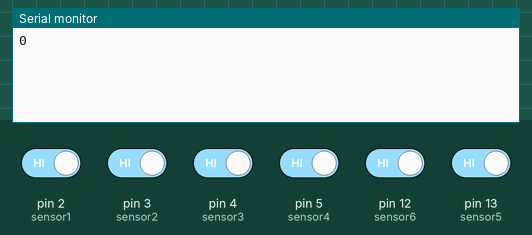
Recording of a sketch running on a simulated Arduino Uno, built with avr-gcc and run on an emulated ATmega328P. Parts: the last lines printed to the serial monitor. The inputs (shaded band) are chosen by the test bench; at power-on: pin 2 (sensor1), pin 3 (sensor2), pin 4 (sensor3), pin 5 (sensor4), pin 12 (sensor6), pin 13 (sensor5) HIGH.

Above: at 1.7 s.
1.8 s: pin 2 (sensor1) driven LOW
At 3.1 s:
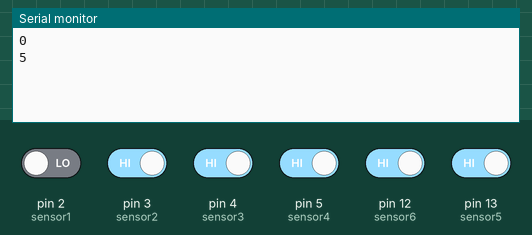
3.9 s: pin 3 (sensor2) driven LOW
At 5.4 s:
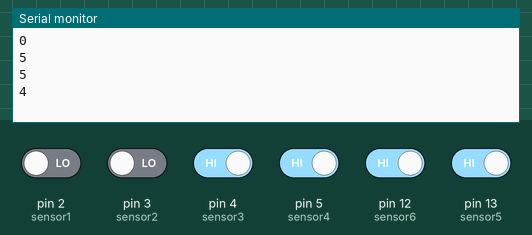
6.0 s: pin 13 (sensor5) driven LOW
At 7.7 s:
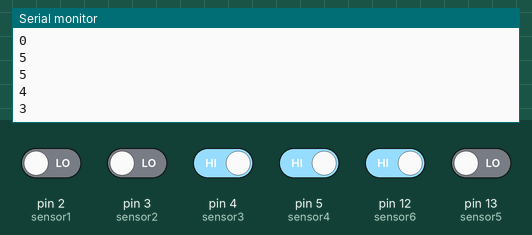
8.1 s: pin 2 (sensor1) driven HIGH
At 10.0 s:
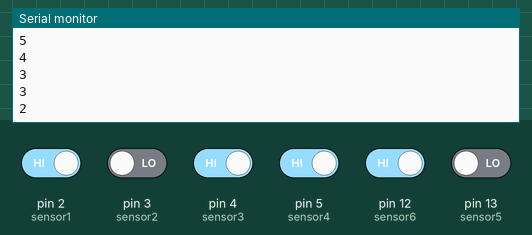
10.2 s: pin 12 (sensor6) driven LOW
At 12.2 s:
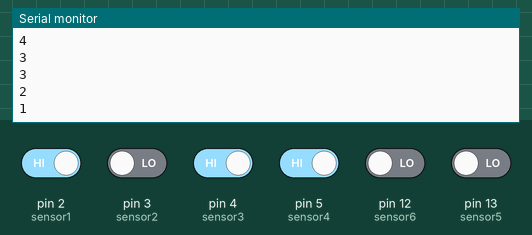
Timing chart, 0 to 13.3 s (numbered marks = the images above; inputs shaded):
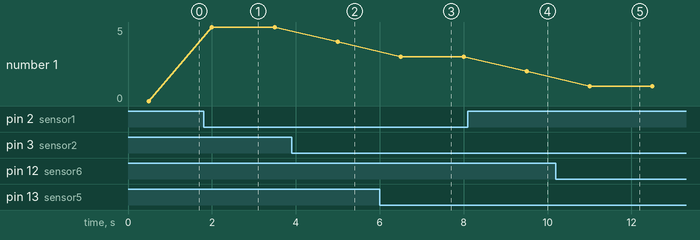

The sketch:

Sensors.ino
```cpp
int sensor1 = 2;
int sensor2 = 3;
int sensor3 = 4;
int sensor4 = 5;
int sensor5 = 13;// Right most sensor
int sensor6 = 12;

int S1;
int S2;
int S3;
int S4;
int S5;
int S6;

int error = 0;

void setup() {
  pinMode(sensor1, INPUT);
  pinMode(sensor2, INPUT);
  pinMode(sensor3, INPUT);
  pinMode(sensor4, INPUT);
  pinMode(sensor5, INPUT);
  pinMode(sensor6, INPUT);

  Serial.begin(9600);
  delay(500);
}

void loop() {
  read_sensor_values();
  Serial.println(error);


  delay(1500);


}

void read_sensor_values()
{
  S1 = !digitalRead(sensor1);
  S2 = !digitalRead(sensor2);
  S3 = !digitalRead(sensor5);
  S4 = !digitalRead(sensor6);
  S5 = !digitalRead(sensor3);
  S6 = !digitalRead(sensor4);


  if ((S1 == 1) && (S2 == 0) && (S3 == 0) && (S4 == 0) && (S5 == 0) && (S6 == 0)) error = 5;
  else if ((S1 == 1) && (S2 == 1) && (S3 == 0) && (S4 == 0) && (S5 == 0) && (S6 == 0)) error = 4;
  else if ((S1 == 1) && (S2 == 1) && (S3 == 1) && (S4 == 0) && (S5 == 0) && (S6 == 0)) error = 3;
  else if ((S1 == 0) && (S2 == 1) && (S3 == 1) && (S4 == 0) && (S5 == 0) && (S6 == 0)) error = 2;
  else if ((S1 == 0) && (S2 == 1) && (S3 == 1) && (S4 == 1) && (S5 == 0) && (S6 == 0)) error = 1;
  else if ((S1 == 0) && (S2 == 1) && (S3 == 1) && (S4 == 1) && (S5 == 1) && (S6 == 0)) error = 0;
  else if ((S1 == 1) && (S2 == 0) && (S3 == 1) && (S4 == 1) && (S5 == 1) && (S6 == 0)) error = -1;
  else if ((S1 == 1) && (S2 == 0) && (S3 == 0) && (S4 == 1) && (S5 == 1) && (S6 == 0)) error = -2;
  else if ((S1 == 1) && (S2 == 0) && (S3 == 0) && (S4 == 1) && (S5 == 1) && (S6 == 1)) error = -3;
  else if ((S1 == 1) && (S2 == 0) && (S3 == 0) && (S4 == 0) && (S5 == 1) && (S6 == 1)) error = -4;
  else if ((S1 == 1) && (S2 == 0) && (S3 == 0) && (S4 == 0) && (S5 == 0) && (S6 == 1)) error = -5;


}
```

Measured:
- after the input at 1.8 s, the serial monitor: prints a new line after 0.20 s (image 1)
- after the input at 3.9 s, the serial monitor: prints a new line after 1.1 s (image 2)
- after the input at 6.0 s, the serial monitor: prints a new line after 0.50 s (image 3)
- after the input at 8.1 s, the serial monitor: prints a new line after 1.4 s (image 4)
- after the input at 10.2 s, the serial monitor: prints a new line after 0.80 s (image 5)
- plotted number 1: 0 → 5 after the input at 1.8 s, 5 → 4 after the input at 3.9 s, 4 → 3 after the input at 6.0 s, 3 → 2 after the input at 8.1 s, 2 → 1 after the input at 10.2 s
